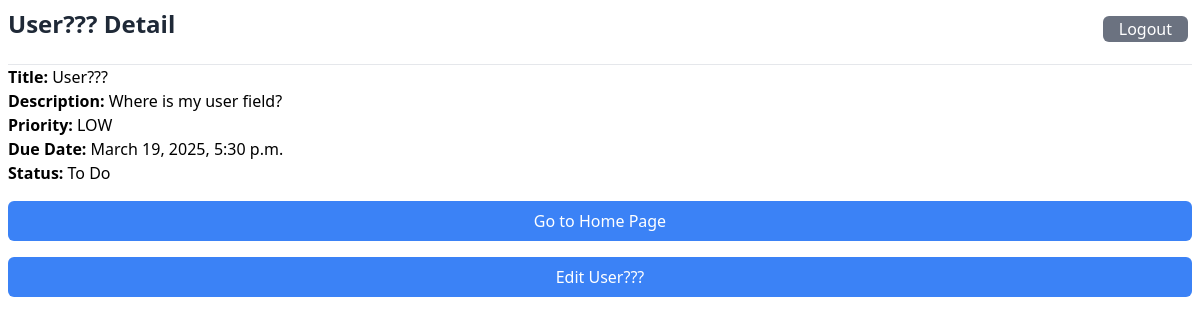
Screenshot of /31/detail/task/ (signed in) with the database file from the repository.
### tasks/models.py (models this page shows, shortened)
class Task(models.Model):
    PRIORITY_CHOICES = [
        ('LOW', 'Low'),
        ('MEDIUM', 'Medium'),
        ('HIGH', 'High')
    ]
    STATUS_CHOICES = [
        ('To Do', 'TODO'),
        ('In Progress', 'IN_PROGRESS'),
        ('Completed', 'COMPLETED')
    ]
    title = models.CharField(max_length=200)
    description = models.TextField(blank=True)
    created_at = models.DateTimeField(auto_now_add=True)
    updated_at = models.DateTimeField(auto_now=True)
    due_date = models.DateTimeField(null=True, blank=True)
    priority = models.CharField(
            max_length=10,
            choices=PRIORITY_CHOICES,
            default='MEDIUM'
        )
    status = models.CharField(
            max_length=20,
            choices=STATUS_CHOICES,
            default='TODO'
        )
    user = models.ForeignKey(
            settings.AUTH_USER_MODEL,
            on_delete=models.CASCADE,
            related_name='tasks'
        )
    class Meta:
      ordering = ['-created_at']

### tasks/views.py (the view)
# urls.py: path('<int:pk>/detail/task/', views.task_detail, name="task-detail"),
@login_required(login_url="/users/login")
def task_detail(request, pk):
  task = Task.objects.get(pk=pk)
  return render(request, "tasks/task_detail.html", { "task": task })

### tasks/templates/tasks/task_detail.html (shortened to what this page needs)
{% extends '../base.html' %}
{% block header %}{{ task.title }} Detail{% endblock %}
{% block content %}
<div>
  <hr>
  <p><strong>Title: </strong>{{ task.title }}</p>
  <p><strong>Description: </strong>{{ task.description }}</p>
  <p><strong>Priority: </strong>{{ task.priority }}</p>
  <p><strong>Due Date: </strong>{{ task.due_date }}</p>
  <p><strong>Status: </strong>{{ task.status }}</p>
  <div class="flex flex-col">
    <a href="{% url 'tasks:list-tasks' %}" class="w-full bg-blue-500 hover:bg-blue-600 text-white font-medium py-2 px-4 rounded-md transition-colors duration-300 mt-4 text-center">Go to Home Page</a>
    <a href="{% url 'tasks:update-task' task.pk %}" class="w-full bg-blue-500 hover:bg-blue-600 text-white font-medium py-2 px-4 rounded-md transition-colors duration-300 mt-4 text-center">Edit {{ task.title }}</a>
  </div>
</div>
{% endblock %}

### rows the page displays
Task: title "User???", description "Where is my user field?", priority "LOW", due_date "March 19, 2025, 5:30 p.m.", status "To Do"
